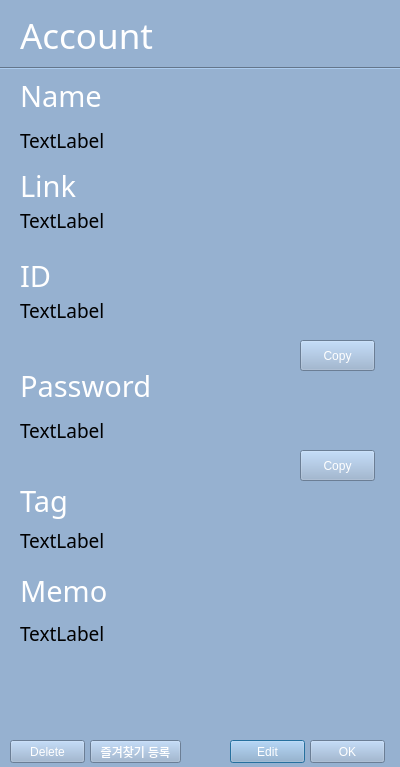
<?xml version="1.0" encoding="UTF-8"?>
<ui version="4.0">
 <class>Dialog</class>
 <widget class="QDialog" name="Dialog">
  <property name="geometry">
   <rect>
    <x>0</x>
    <y>0</y>
    <width>400</width>
    <height>767</height>
   </rect>
  </property>
  <property name="windowTitle">
   <string>Dialog</string>
  </property>
  <property name="windowIcon">
   <iconset>
    <normaloff>icon/트레이 아이콘.webp</normaloff>icon/트레이 아이콘.webp</iconset>
  </property>
  <property name="styleSheet">
   <string notr="true">background-color: rgb(150, 177, 208);</string>
  </property>
  <widget class="QLabel" name="label">
   <property name="geometry">
    <rect>
     <x>20</x>
     <y>0</y>
     <width>151</width>
     <height>71</height>
    </rect>
   </property>
   <property name="font">
    <font>
     <family>Bahnschrift SemiBold</family>
     <pointsize>26</pointsize>
     <weight>7</weight>
     <italic>false</italic>
     <bold>false</bold>
    </font>
   </property>
   <property name="styleSheet">
    <string notr="true">color: rgb(255, 255, 255);
font: 63 26pt &quot;Bahnschrift SemiBold&quot;;</string>
   </property>
   <property name="text">
    <string>Account</string>
   </property>
  </widget>
  <widget class="QLabel" name="label_2">
   <property name="geometry">
    <rect>
     <x>20</x>
     <y>260</y>
     <width>101</width>
     <height>31</height>
    </rect>
   </property>
   <property name="font">
    <font>
     <family>Bahnschrift SemiBold</family>
     <pointsize>22</pointsize>
     <weight>7</weight>
     <italic>false</italic>
     <bold>false</bold>
    </font>
   </property>
   <property name="styleSheet">
    <string notr="true">color: rgb(255, 255, 255);
font: 63 22pt &quot;Bahnschrift SemiBold&quot;;</string>
   </property>
   <property name="text">
    <string>ID</string>
   </property>
  </widget>
  <widget class="Line" name="line">
   <property name="geometry">
    <rect>
     <x>0</x>
     <y>60</y>
     <width>401</width>
     <height>16</height>
    </rect>
   </property>
   <property name="orientation">
    <enum>Qt::Horizontal</enum>
   </property>
  </widget>
  <widget class="QLabel" name="IDLabel">
   <property name="geometry">
    <rect>
     <x>20</x>
     <y>290</y>
     <width>351</width>
     <height>41</height>
    </rect>
   </property>
   <property name="font">
    <font>
     <family>HY중고딕</family>
     <pointsize>14</pointsize>
     <weight>50</weight>
     <italic>false</italic>
     <bold>false</bold>
    </font>
   </property>
   <property name="styleSheet">
    <string notr="true">font: 14pt &quot;HY중고딕&quot;;</string>
   </property>
   <property name="text">
    <string>TextLabel</string>
   </property>
  </widget>
  <widget class="QLabel" name="label_4">
   <property name="geometry">
    <rect>
     <x>20</x>
     <y>370</y>
     <width>251</width>
     <height>31</height>
    </rect>
   </property>
   <property name="font">
    <font>
     <family>Bahnschrift SemiBold</family>
     <pointsize>22</pointsize>
     <weight>7</weight>
     <italic>false</italic>
     <bold>false</bold>
    </font>
   </property>
   <property name="styleSheet">
    <string notr="true">color: rgb(255, 255, 255);
font: 63 22pt &quot;Bahnschrift SemiBold&quot;;</string>
   </property>
   <property name="text">
    <string>Password</string>
   </property>
  </widget>
  <widget class="QLabel" name="PasswordLabel">
   <property name="geometry">
    <rect>
     <x>20</x>
     <y>410</y>
     <width>351</width>
     <height>41</height>
    </rect>
   </property>
   <property name="font">
    <font>
     <family>HY중고딕</family>
     <pointsize>14</pointsize>
     <weight>50</weight>
     <italic>false</italic>
     <bold>false</bold>
    </font>
   </property>
   <property name="styleSheet">
    <string notr="true">font: 14pt &quot;HY중고딕&quot;;</string>
   </property>
   <property name="text">
    <string>TextLabel</string>
   </property>
  </widget>
  <widget class="QLabel" name="label_6">
   <property name="geometry">
    <rect>
     <x>20</x>
     <y>480</y>
     <width>351</width>
     <height>41</height>
    </rect>
   </property>
   <property name="font">
    <font>
     <family>Bahnschrift SemiBold</family>
     <pointsize>22</pointsize>
     <weight>7</weight>
     <italic>false</italic>
     <bold>false</bold>
    </font>
   </property>
   <property name="styleSheet">
    <string notr="true">color: rgb(255, 255, 255);
font: 63 22pt &quot;Bahnschrift SemiBold&quot;;</string>
   </property>
   <property name="text">
    <string>Tag</string>
   </property>
  </widget>
  <widget class="QLabel" name="TagLabel">
   <property name="geometry">
    <rect>
     <x>20</x>
     <y>520</y>
     <width>341</width>
     <height>41</height>
    </rect>
   </property>
   <property name="font">
    <font>
     <family>HY중고딕</family>
     <pointsize>14</pointsize>
     <weight>50</weight>
     <italic>false</italic>
     <bold>false</bold>
    </font>
   </property>
   <property name="styleSheet">
    <string notr="true">font: 14pt &quot;HY중고딕&quot;;</string>
   </property>
   <property name="text">
    <string>TextLabel</string>
   </property>
  </widget>
  <widget class="QLabel" name="label_8">
   <property name="geometry">
    <rect>
     <x>20</x>
     <y>570</y>
     <width>351</width>
     <height>41</height>
    </rect>
   </property>
   <property name="font">
    <font>
     <family>Bahnschrift SemiBold</family>
     <pointsize>22</pointsize>
     <weight>7</weight>
     <italic>false</italic>
     <bold>false</bold>
    </font>
   </property>
   <property name="styleSheet">
    <string notr="true">color: rgb(255, 255, 255);
font: 63 22pt &quot;Bahnschrift SemiBold&quot;;</string>
   </property>
   <property name="text">
    <string>Memo</string>
   </property>
  </widget>
  <widget class="QLabel" name="MemoLabel">
   <property name="geometry">
    <rect>
     <x>20</x>
     <y>620</y>
     <width>341</width>
     <height>101</height>
    </rect>
   </property>
   <property name="font">
    <font>
     <family>HY중고딕</family>
     <pointsize>14</pointsize>
     <weight>50</weight>
     <italic>false</italic>
     <bold>false</bold>
    </font>
   </property>
   <property name="styleSheet">
    <string notr="true">font: 14pt &quot;HY중고딕&quot;;</string>
   </property>
   <property name="text">
    <string>TextLabel</string>
   </property>
   <property name="alignment">
    <set>Qt::AlignLeading|Qt::AlignLeft|Qt::AlignTop</set>
   </property>
  </widget>
  <widget class="QPushButton" name="EditButton">
   <property name="geometry">
    <rect>
     <x>230</x>
     <y>740</y>
     <width>75</width>
     <height>23</height>
    </rect>
   </property>
   <property name="styleSheet">
    <string notr="true">color: rgb(255, 255, 255);
font: 63 9pt &quot;Bahnschrift SemiBold&quot;;</string>
   </property>
   <property name="text">
    <string>Edit</string>
   </property>
  </widget>
  <widget class="QPushButton" name="OKButton">
   <property name="geometry">
    <rect>
     <x>310</x>
     <y>740</y>
     <width>75</width>
     <height>23</height>
    </rect>
   </property>
   <property name="styleSheet">
    <string notr="true">color: rgb(255, 255, 255);
font: 63 9pt &quot;Bahnschrift SemiBold&quot;;</string>
   </property>
   <property name="text">
    <string>OK</string>
   </property>
  </widget>
  <widget class="QPushButton" name="IDCopyButton">
   <property name="geometry">
    <rect>
     <x>300</x>
     <y>340</y>
     <width>75</width>
     <height>31</height>
    </rect>
   </property>
   <property name="styleSheet">
    <string notr="true">color: rgb(255, 255, 255);
font: 63 9pt &quot;Bahnschrift SemiBold&quot;;</string>
   </property>
   <property name="text">
    <string>Copy</string>
   </property>
  </widget>
  <widget class="QPushButton" name="PasswordCopyButton">
   <property name="geometry">
    <rect>
     <x>300</x>
     <y>450</y>
     <width>75</width>
     <height>31</height>
    </rect>
   </property>
   <property name="styleSheet">
    <string notr="true">color: rgb(255, 255, 255);
font: 63 9pt &quot;Bahnschrift SemiBold&quot;;</string>
   </property>
   <property name="text">
    <string>Copy</string>
   </property>
  </widget>
  <widget class="QPushButton" name="DeleteButton">
   <property name="geometry">
    <rect>
     <x>10</x>
     <y>740</y>
     <width>75</width>
     <height>23</height>
    </rect>
   </property>
   <property name="styleSheet">
    <string notr="true">color: rgb(255, 255, 255);
font: 63 9pt &quot;Bahnschrift SemiBold&quot;;</string>
   </property>
   <property name="text">
    <string>Delete</string>
   </property>
  </widget>
  <widget class="QLabel" name="NameLabel">
   <property name="geometry">
    <rect>
     <x>20</x>
     <y>120</y>
     <width>311</width>
     <height>41</height>
    </rect>
   </property>
   <property name="font">
    <font>
     <family>HY중고딕</family>
     <pointsize>14</pointsize>
     <weight>50</weight>
     <italic>false</italic>
     <bold>false</bold>
    </font>
   </property>
   <property name="styleSheet">
    <string notr="true">color: rgb(0, 0, 0);
font: 14pt &quot;HY중고딕&quot;;
</string>
   </property>
   <property name="text">
    <string>TextLabel</string>
   </property>
  </widget>
  <widget class="QLabel" name="label_3">
   <property name="geometry">
    <rect>
     <x>20</x>
     <y>170</y>
     <width>361</width>
     <height>31</height>
    </rect>
   </property>
   <property name="font">
    <font>
     <family>Bahnschrift SemiBold</family>
     <pointsize>22</pointsize>
     <weight>7</weight>
     <italic>false</italic>
     <bold>false</bold>
    </font>
   </property>
   <property name="styleSheet">
    <string notr="true">color: rgb(255, 255, 255);
font: 63 22pt &quot;Bahnschrift SemiBold&quot;;</string>
   </property>
   <property name="text">
    <string>Link</string>
   </property>
  </widget>
  <widget class="QLabel" name="LinkLabel">
   <property name="geometry">
    <rect>
     <x>20</x>
     <y>200</y>
     <width>351</width>
     <height>41</height>
    </rect>
   </property>
   <property name="font">
    <font>
     <family>HY중고딕</family>
     <pointsize>14</pointsize>
     <weight>50</weight>
     <italic>false</italic>
     <bold>false</bold>
    </font>
   </property>
   <property name="styleSheet">
    <string notr="true">border-color: rgb(255, 255, 255);
font: 14pt &quot;HY중고딕&quot;;</string>
   </property>
   <property name="text">
    <string>TextLabel</string>
   </property>
  </widget>
  <widget class="QPushButton" name="FavoritesButton">
   <property name="geometry">
    <rect>
     <x>90</x>
     <y>740</y>
     <width>91</width>
     <height>23</height>
    </rect>
   </property>
   <property name="styleSheet">
    <string notr="true">color: rgb(255, 255, 255);
font: 9pt &quot;HY헤드라인M&quot;;
border-color: rgb(255, 255, 255);</string>
   </property>
   <property name="text">
    <string>즐겨찾기 등록</string>
   </property>
  </widget>
  <widget class="QLabel" name="label_5">
   <property name="geometry">
    <rect>
     <x>20</x>
     <y>80</y>
     <width>361</width>
     <height>31</height>
    </rect>
   </property>
   <property name="font">
    <font>
     <family>Bahnschrift SemiBold</family>
     <pointsize>22</pointsize>
     <weight>7</weight>
     <italic>false</italic>
     <bold>false</bold>
    </font>
   </property>
   <property name="styleSheet">
    <string notr="true">color: rgb(255, 255, 255);
font: 63 22pt &quot;Bahnschrift SemiBold&quot;;</string>
   </property>
   <property name="text">
    <string>Name</string>
   </property>
  </widget>
 </widget>
 <resources/>
 <connections/>
</ui>
